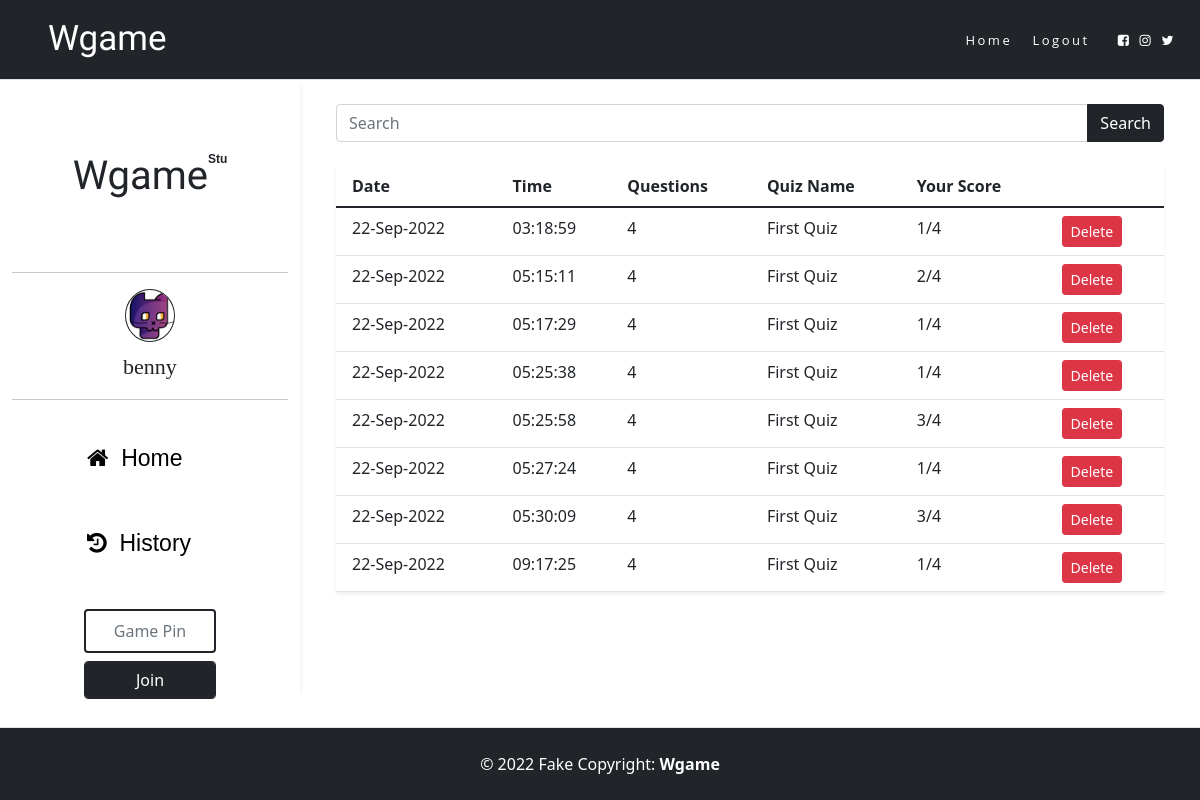
Page /stuhist (signed in) on the committed database.
### app/models.py (models this page shows, shortened)
class User(UserMixin, db.Model):
    id = db.Column(db.Integer, primary_key=True)
    username = db.Column(db.String(64), index=True, unique=True)
    email = db.Column(db.String(120), index=True, unique=True)
    password_hash = db.Column(db.String(128))
    is_teacher=db.Column(db.Boolean)
    student_history = db.relationship('StudentHistory', backref="user")

class StudentHistory(UserMixin, db.Model):
    id = db.Column(db.Integer, primary_key=True)
    date = db.Column(db.String(120), index=True)
    time = db.Column(db.String(120), index=True)
    score = db.Column(db.Integer)
    count = db.Column(db.Integer)
    quiz_id = db.Column(db.Integer, db.ForeignKey('quiz.id'))
    student_id = db.Column(db.Integer, db.ForeignKey('user.id'))

class Quiz(UserMixin, db.Model):
    id = db.Column(db.Integer, primary_key=True)
    desc = db.Column(db.String(120), index=True)
    questions = db.relationship('Question', backref='quiz')
    student_history = db.relationship('StudentHistory', backref="quiz")

### app/routes.py (the view)
@app.route('/stuhist', methods=['GET', 'POST'])
@login_required
def student_history():
    if request.method == 'POST':
        if request.form.get('delete'):
            print(request.form.get('delete'))
            StudentHistory.query.filter_by(id=request.form.get('delete')).delete()
            db.session.commit()
            stuhist = StudentHistory.query.filter(StudentHistory.student_id==current_user.id).all()
            return render_template('student_history.html', title='student_history', student_history=stuhist)
        else:
            print(request.form.get('pin'))
            quiz=request.form.get('pin')[0]
            pin=request.form.get('pin')[1:]
            next_page = url_for('pin_waiting', pin=pin, quiz=quiz)
        return redirect(next_page)
    else:
        stuhist = StudentHistory.query.filter(StudentHistory.student_id==current_user.id).all()
        return render_template('student_history.html', title='student_history', student_history=stuhist)

### app/models.py (called while the page is built)
@login.user_loader
def load_user(id):
    return User.query.get(int(id))

### app/templates/student_history.html
{% extends "student_base.html" %}
{% block content %}
          <div class="input-group p-4">
            <input type="text" class="form-control" placeholder="Search">
            <span class="btn btn-dark" id="search_bar">Search</span>
          </div>
            <div class="container">
        <table class="table shadow-sm ">
          <thead>
              <th scope="col" class="ps-3">Date</th>
              <th scope="col">Time</th>
              <th scope="col">Questions</th>
              <th scope="col">Quiz Name</th>
              <th scope="col">Your Score</th>
              <th></th>
          </thead>
          <tbody>
            <form method="post">
            {% for s in student_history %}
            <tr>
              <td class="ps-3">{{ s.date }}</td>
              <td>{{ s.time }}</td>
              <td>{{ s.count }}</td>
              <td>{{ s.quiz.desc }} </td>
              <td>{{ s.score }}/{{ s.count }}</td>
              <td><button class="btn btn-danger  btn-sm" type="submit" id="{{ s.id }}" name="delete" value="{{ s.id }}">Delete</button></td>
            </tr>
            {% endfor %}
            </form>
          </tbody>
        </table>
</div>
{% endblock content %}

### app/templates/student_base.html
{% extends "base.html" %}
{% block header %}
<body>
  <div class="container-fluid  ">
    <div class= "row">
      <div class="col-md-3 text-center " style="box-shadow: 5px 0 5px -5px rgb(232, 231, 231);" >
        <div class="col">
          <div class="p-5"> <h1 class="pt-4 title" style="font-family: Freckle Face">Wgame<sup>Stu</sup></h1></div>
          <hr/>
          <div class=" text-center "><img src="static\images\cat.png" class="rounded-circle border border-dark " style="width: 50px;height: auto">
                                                                   <div class="pt-2" style="font-size:22px; font-family: 'Trebuchet MS'">{{ current_user.username }}</div>
          </div>
          <hr/>
          <div class=" topnav">
          <div class="p-3 mt-4 div-centered"><a href="{{ url_for('student_home') }}"><button class="navstu"><i class="fa fa-home " style="font-size: 23px;"></i> &nbsp;Home</button></a></div>
          <div class="p-3 mt-3 div-centered"><a href="{{ url_for('student_history') }}"><button class=" navstu"><i class="fa fa-history " style="font-size: 23px;"></i> &nbsp;History</button></a></div>
          <div class="px-4 pt-2">
          <form method="post">
          <div class="  pt-4 px-5">
            <input type="text" class="border border-dark border-2 rounded py-2 form-control text-center" placeholder="Game Pin" id="pin" name="pin" required>
          </div>
            <div class="pt-2 px-5">
            <button class="btn btn-dark px-5  form-control" type="submit"> Join </button>
            </div>
            </form>
            </div>
          </div>
        </div>
      </div>
      <div class=" col-md-9  border-bottom-0 border-top-0">
        {% block content %}
        {% endblock content %}
      </div>
    </div>
  </div>
</body>
{% endblock header %}

### app/static/styles/stylesheet.css (style rules this page uses)
.title sup { font-family: 'Arial'; font-size: 12px; font-weight: 700; vertical-align: top; top: 0.6em; }
.navstu { font-family: sans-serif, Geneva, Tahoma, sans-serif; font-size: 23px; outline: none; border:none; background-color: white; }
.div-centered { text-align: left; margin: auto; width: 170px; }

### rows in the picture
User: username "benny"
StudentHistory: date "22-Sep-2022", time "03:18:59", count "4", quiz.desc "First Quiz", score "1", {{ s.id }} 16 (drawn)
StudentHistory: date "22-Sep-2022", time "05:15:11", count "4", quiz.desc "First Quiz", score "2", {{ s.id }} 20 (drawn)
StudentHistory: date "22-Sep-2022", time "05:17:29", count "4", quiz.desc "First Quiz", score "1", {{ s.id }} 21 (drawn)
StudentHistory: date "22-Sep-2022", time "05:25:38", count "4", quiz.desc "First Quiz", score "1", {{ s.id }} 22 (drawn)
StudentHistory: date "22-Sep-2022", time "05:25:58", count "4", quiz.desc "First Quiz", score "3", {{ s.id }} 23 (drawn)
StudentHistory: date "22-Sep-2022", time "05:27:24", count "4", quiz.desc "First Quiz", score "1", {{ s.id }} 24 (drawn)
StudentHistory: date "22-Sep-2022", time "05:30:09", count "4", quiz.desc "First Quiz", score "3", {{ s.id }} 25 (drawn)
StudentHistory: date "22-Sep-2022", time "09:17:25", count "4", quiz.desc "First Quiz", score "1", {{ s.id }} 26 (drawn)
